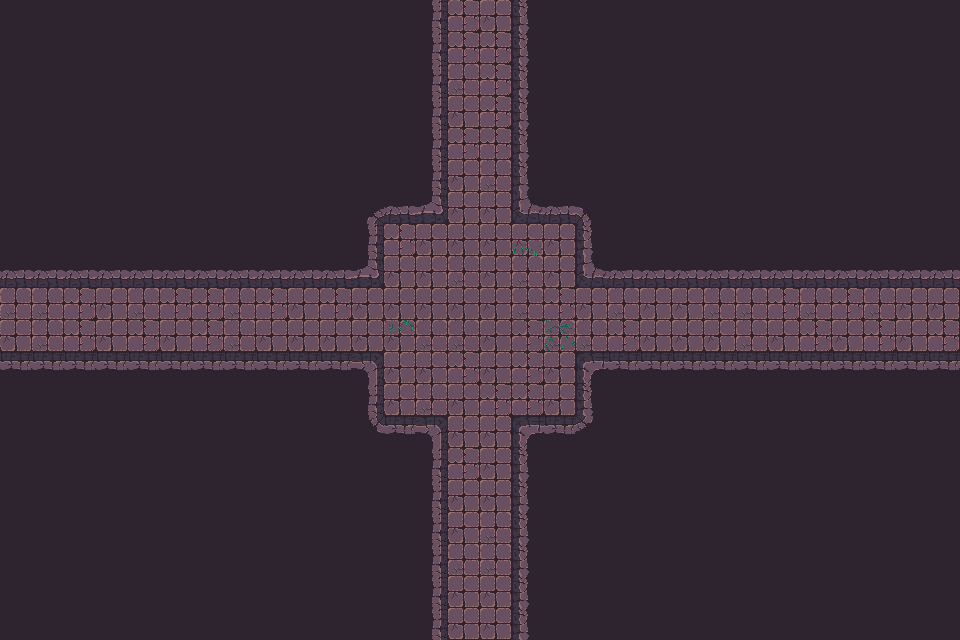

This game map was drawn from its Tiled (.tmx) file and the tilesets committed beside it. A one-line description and the full map source follow:
An orthogonal 30x20 tile map with 32x32 px tiles, 3 tile layers (Walls, Decor, Items), 2 tilesets and 58 objects.

<map version="1.10" tiledversion="1.11.2" orientation="orthogonal" renderorder="right-down" width="30" height="20" tilewidth="32" tileheight="32" infinite="0" nextlayerid="3" nextobjectid="1">
    <tileset firstgid="1" name="Town Tileset" tilewidth="32" tileheight="32" tilecount="64" columns="8">
        <image source="../../../tiles/World H Tileset.png" trans="ff00ff" width="256" height="256" />
        <tile id="4">
            <objectgroup draworder="index" id="2">
                <object id="1" x="0" y="0" width="32" height="32" />
            </objectgroup>
        </tile>
        <tile id="5">
            <objectgroup draworder="index" id="2">
                <object id="1" x="0" y="0" width="32" height="32" />
            </objectgroup>
        </tile>
        <tile id="6">
            <objectgroup draworder="index" id="2">
                <object id="1" x="0" y="0" width="32" height="32" />
            </objectgroup>
        </tile>
        <tile id="7">
            <objectgroup draworder="index" id="2">
                <object id="1" x="0" y="0" width="32" height="32" />
            </objectgroup>
        </tile>
        <tile id="8">
            <objectgroup draworder="index" id="2">
                <object id="1" x="0" y="0" width="32" height="32" />
            </objectgroup>
        </tile>
        <tile id="10">
            <objectgroup draworder="index" id="2">
                <object id="1" x="0" y="32" width="32" height="0" />
            </objectgroup>
        </tile>
        <tile id="11">
            <objectgroup draworder="index" id="2">
                <object id="1" x="0" y="32" width="32" height="0" />
                <object id="2" x="32" y="0" width="0" height="32" />
            </objectgroup>
        </tile>
        <tile id="12">
            <objectgroup draworder="index" id="2">
                <object id="1" x="32" y="0" width="0" height="32" />
            </objectgroup>
        </tile>
        <tile id="13">
            <objectgroup draworder="index" id="2">
                <object id="1" x="0" y="32" width="32" height="0" />
                <object id="2" x="0" y="32" width="32" height="0" />
                <object id="3" x="0" y="0" width="0" height="32" />
            </objectgroup>
        </tile>
        <tile id="14">
            <objectgroup draworder="index" id="2">
                <object id="1" x="0" y="0" width="0" height="32" />
            </objectgroup>
        </tile>
        <tile id="16">
            <objectgroup draworder="index" id="2">
                <object id="1" x="0" y="0" width="32" height="32" />
            </objectgroup>
        </tile>
        <tile id="24">
            <objectgroup draworder="index" id="2">
                <object id="1" x="0" y="0" width="32" height="32" />
            </objectgroup>
        </tile>
    </tileset>
    <tileset firstgid="65" name="Dungeon Crawler Tileset" tilewidth="32" tileheight="32" tilecount="100" columns="10">
        <image source="../../../tiles/Dungeon_Tile.png" trans="" width="320" height="320" />
        <tile id="2">
            <objectgroup draworder="index" id="2">
                <object id="1" x="0" y="0" width="32" height="32" />
            </objectgroup>
        </tile>
        <tile id="3">
            <objectgroup draworder="index" id="2">
                <object id="1" x="0" y="0" width="32" height="32" />
            </objectgroup>
        </tile>
        <tile id="4">
            <objectgroup draworder="index" id="2">
                <object id="1" x="0" y="0" width="32" height="32" />
            </objectgroup>
        </tile>
        <tile id="5">
            <objectgroup draworder="index" id="2">
                <object id="1" x="0" y="0" width="32" height="32" />
            </objectgroup>
        </tile>
        <tile id="6">
            <objectgroup draworder="index" id="2">
                <object id="1" x="0" y="0" width="32" height="32" />
            </objectgroup>
        </tile>
        <tile id="8">
            <objectgroup draworder="index" id="2">
                <object id="1" x="0" y="0" width="32" height="32" />
            </objectgroup>
        </tile>
        <tile id="12">
            <objectgroup draworder="index" id="2">
                <object id="1" x="0" y="0" width="32" height="32" />
            </objectgroup>
        </tile>
        <tile id="13">
            <objectgroup draworder="index" id="2">
                <object id="1" x="0" y="0" width="32" height="32" />
            </objectgroup>
        </tile>
        <tile id="14">
            <objectgroup draworder="index" id="2">
                <object id="1" x="0" y="0" width="32" height="32" />
            </objectgroup>
        </tile>
        <tile id="15">
            <objectgroup draworder="index" id="2">
                <object id="1" x="0" y="0" width="32" height="32" />
            </objectgroup>
        </tile>
        <tile id="16">
            <objectgroup draworder="index" id="2">
                <object id="1" x="0" y="0" width="32" height="32" />
            </objectgroup>
        </tile>
        <tile id="18">
            <objectgroup draworder="index" id="2">
                <object id="1" x="0" y="0" width="32" height="32" />
            </objectgroup>
        </tile>
        <tile id="22">
            <objectgroup draworder="index" id="2">
                <object id="1" x="0" y="0" width="32" height="32" />
            </objectgroup>
        </tile>
        <tile id="23">
            <objectgroup draworder="index" id="2">
                <object id="1" x="0" y="0" width="32" height="32" />
            </objectgroup>
        </tile>
        <tile id="24">
            <objectgroup draworder="index" id="2">
                <object id="1" x="0" y="0" width="32" height="32" />
            </objectgroup>
        </tile>
        <tile id="25">
            <objectgroup draworder="index" id="2">
                <object id="1" x="0" y="0" width="32" height="32" />
            </objectgroup>
        </tile>
        <tile id="26">
            <objectgroup draworder="index" id="2">
                <object id="1" x="0" y="0" width="32" height="32" />
            </objectgroup>
        </tile>
        <tile id="28">
            <objectgroup draworder="index" id="2">
                <object id="1" x="0" y="0" width="32" height="32" />
            </objectgroup>
        </tile>
        <tile id="32">
            <objectgroup draworder="index" id="2">
                <object id="1" x="0" y="0" width="32" height="32" />
            </objectgroup>
        </tile>
        <tile id="33">
            <objectgroup draworder="index" id="2">
                <object id="1" x="0" y="0" width="32" height="32" />
            </objectgroup>
        </tile>
        <tile id="34">
            <objectgroup draworder="index" id="2">
                <object id="1" x="0" y="0" width="32" height="32" />
            </objectgroup>
        </tile>
        <tile id="35">
            <objectgroup draworder="index" id="2">
                <object id="1" x="0" y="0" width="32" height="32" />
            </objectgroup>
        </tile>
        <tile id="36">
            <objectgroup draworder="index" id="2">
                <object id="1" x="0" y="0" width="32" height="32" />
            </objectgroup>
        </tile>
        <tile id="38">
            <objectgroup draworder="index" id="2">
                <object id="1" x="0" y="0" width="32" height="32" />
            </objectgroup>
        </tile>
        <tile id="42">
            <objectgroup draworder="index" id="2">
                <object id="1" x="0" y="0" width="32" height="32" />
            </objectgroup>
        </tile>
        <tile id="43">
            <objectgroup draworder="index" id="2">
                <object id="1" x="0" y="0" width="32" height="32" />
            </objectgroup>
        </tile>
        <tile id="44">
            <objectgroup draworder="index" id="2">
                <object id="1" x="0" y="0" width="32" height="32" />
            </objectgroup>
        </tile>
        <tile id="45">
            <objectgroup draworder="index" id="2">
                <object id="1" x="0" y="0" width="32" height="32" />
            </objectgroup>
        </tile>
        <tile id="46">
            <objectgroup draworder="index" id="2">
                <object id="1" x="0" y="0" width="32" height="32" />
            </objectgroup>
        </tile>
        <tile id="48">
            <objectgroup draworder="index" id="2">
                <object id="1" x="0" y="0" width="32" height="32" />
            </objectgroup>
        </tile>
        <tile id="52">
            <objectgroup draworder="index" id="2">
                <object id="1" x="0" y="0" width="32" height="32" />
            </objectgroup>
        </tile>
        <tile id="53">
            <objectgroup draworder="index" id="2">
                <object id="1" x="0" y="0" width="32" height="32" />
            </objectgroup>
        </tile>
        <tile id="54">
            <objectgroup draworder="index" id="2">
                <object id="1" x="0" y="0" width="32" height="32" />
            </objectgroup>
        </tile>
        <tile id="55">
            <objectgroup draworder="index" id="2">
                <object id="1" x="0" y="0" width="32" height="32" />
            </objectgroup>
        </tile>
        <tile id="56">
            <objectgroup draworder="index" id="2">
                <object id="1" x="0" y="0" width="32" height="32" />
            </objectgroup>
        </tile>
        <tile id="58">
            <objectgroup draworder="index" id="2">
                <object id="1" x="0" y="0" width="32" height="32" />
            </objectgroup>
        </tile>
        <tile id="62">
            <objectgroup draworder="index" id="2">
                <object id="1" x="0" y="0" width="32" height="32" />
            </objectgroup>
        </tile>
        <tile id="63">
            <objectgroup draworder="index" id="2">
                <object id="1" x="0" y="0" width="32" height="32" />
            </objectgroup>
        </tile>
        <tile id="64">
            <objectgroup draworder="index" id="2">
                <object id="1" x="0" y="0" width="32" height="32" />
            </objectgroup>
        </tile>
        <tile id="65">
            <objectgroup draworder="index" id="2">
                <object id="1" x="0" y="0" width="32" height="32" />
            </objectgroup>
        </tile>
        <tile id="66">
            <objectgroup draworder="index" id="2">
                <object id="1" x="0" y="0" width="32" height="32" />
            </objectgroup>
        </tile>
        <tile id="68">
            <objectgroup draworder="index" id="2">
                <object id="1" x="0" y="0" width="32" height="32" />
            </objectgroup>
        </tile>
        <tile id="80">
            <objectgroup draworder="index" id="2">
                <object id="1" x="0" y="0" width="32" height="32" />
            </objectgroup>
        </tile>
    </tileset>
    <layer id="1" name="Walls" width="30" height="20">
        <data encoding="csv">
122,122,122,122,122,122,122,122,122,122,122,122,122,77,65,75,79,122,122,122,122,122,122,122,122,122,122,122,122,122,
122,122,122,122,122,122,122,122,122,122,122,122,122,77,65,65,79,122,122,122,122,122,122,122,122,122,122,122,122,122,
122,122,122,122,122,122,122,122,122,122,122,122,122,77,66,65,79,122,122,122,122,122,122,122,122,122,122,122,122,122,
122,122,122,122,122,122,122,122,122,122,122,122,122,77,75,65,79,122,122,122,122,122,122,122,122,122,122,122,122,122,
122,122,122,122,122,122,122,122,122,122,122,122,122,77,65,65,79,122,122,122,122,122,122,122,122,122,122,122,122,122,
122,122,122,122,122,122,122,122,122,122,122,122,122,77,75,66,79,122,122,122,122,122,122,122,122,122,122,122,122,122,
122,122,122,122,122,122,122,122,122,122,122,67,68,103,75,75,100,68,69,122,122,122,122,122,122,122,122,122,122,122,
122,122,122,122,122,122,122,122,122,122,122,77,65,75,75,75,75,75,79,122,122,122,122,122,122,122,122,122,122,122,
68,68,68,68,68,68,68,68,68,68,68,103,75,75,66,75,66,75,100,68,68,68,68,68,68,68,68,68,68,68,
66,66,65,75,66,65,65,66,65,75,65,75,75,75,75,75,66,65,75,66,75,75,66,66,65,66,65,66,75,75,
75,66,65,75,65,75,65,66,75,75,75,75,75,66,66,75,65,66,66,65,75,75,75,66,75,65,75,65,75,65,
88,88,88,88,88,88,88,88,88,88,88,73,75,75,65,75,65,75,70,88,88,88,88,88,88,88,88,88,88,88,
122,122,122,122,122,122,122,122,122,122,122,77,75,66,75,65,65,75,79,122,122,122,122,122,122,122,122,122,122,122,
122,122,122,122,122,122,122,122,122,122,122,87,88,73,75,75,70,88,89,122,122,122,122,122,122,122,122,122,122,122,
122,122,122,122,122,122,122,122,122,122,122,122,122,77,65,75,79,122,122,122,122,122,122,122,122,122,122,122,122,122,
122,122,122,122,122,122,122,122,122,122,122,122,122,77,75,75,79,122,122,122,122,122,122,122,122,122,122,122,122,122,
122,122,122,122,122,122,122,122,122,122,122,122,122,77,75,66,79,122,122,122,122,122,122,122,122,122,122,122,122,122,
122,122,122,122,122,122,122,122,122,122,122,122,122,77,66,66,79,122,122,122,122,122,122,122,122,122,122,122,122,122,
122,122,122,122,122,122,122,122,122,122,122,122,122,77,75,75,79,122,122,122,122,122,122,122,122,122,122,122,122,122,
122,122,122,122,122,122,122,122,122,122,122,122,122,77,75,75,79,122,122,122,122,122,122,122,122,122,122,122,122,122
        </data>
    </layer>
    <layer id="1" name="Decor" width="30" height="20">
        <data encoding="csv">
133,133,133,133,133,133,133,133,133,133,133,133,133,133,133,133,133,133,133,133,133,133,133,133,133,133,133,133,133,133,
133,133,133,133,133,133,133,133,133,133,133,133,133,133,133,133,133,133,133,133,133,133,133,133,133,133,133,133,133,133,
133,133,133,133,133,133,133,133,133,133,133,133,133,133,133,133,133,133,133,133,133,133,133,133,133,133,133,133,133,133,
133,133,133,133,133,133,133,133,133,133,133,133,133,133,133,133,133,133,133,133,133,133,133,133,133,133,133,133,133,133,
133,133,133,133,133,133,133,133,133,133,133,133,133,133,133,133,133,133,133,133,133,133,133,133,133,133,133,133,133,133,
133,133,133,133,133,133,133,133,133,133,133,133,133,133,133,133,133,133,133,133,133,133,133,133,133,133,133,133,133,133,
133,133,133,133,133,133,133,133,133,133,133,133,133,133,133,133,133,133,133,133,133,133,133,133,133,133,133,133,133,133,
133,133,133,133,133,133,133,133,133,133,133,133,133,133,133,133,137,133,133,133,133,133,133,133,133,133,133,133,133,133,
133,133,133,133,133,133,133,133,133,133,133,133,133,133,133,133,133,133,133,133,133,133,133,133,133,133,133,133,133,133,
133,133,133,133,133,133,133,133,133,133,133,133,133,133,133,133,133,133,133,133,133,133,133,133,133,133,133,133,133,133,
133,133,133,133,133,133,133,133,133,133,133,133,138,133,133,133,133,126,133,133,133,133,133,133,133,133,133,133,133,133,
133,133,133,133,133,133,133,133,133,133,133,133,133,133,136,133,133,133,133,133,133,133,133,133,133,133,133,133,133,133,
133,133,133,133,133,133,133,133,133,133,133,133,133,133,133,133,133,133,133,133,133,133,133,133,133,133,133,133,133,133,
133,133,133,133,133,133,133,133,133,133,133,133,133,133,133,133,133,133,133,133,133,133,133,133,133,133,133,133,133,133,
133,133,133,133,133,133,133,133,133,133,133,133,133,133,133,133,133,133,133,133,133,133,133,133,133,133,133,133,133,133,
133,133,133,133,133,133,133,133,133,133,133,133,133,133,133,133,133,133,133,133,133,133,133,133,133,133,133,133,133,133,
133,133,133,133,133,133,133,133,133,133,133,133,133,133,133,133,133,133,133,133,133,133,133,133,133,133,133,133,133,133,
133,133,133,133,133,133,133,133,133,133,133,133,133,133,133,133,133,133,133,133,133,133,133,133,133,133,133,133,133,133,
133,133,133,133,133,133,133,133,133,133,133,133,133,133,133,133,133,133,133,133,133,133,133,133,133,133,133,133,133,133,
133,133,133,133,133,133,133,133,133,133,133,133,133,133,133,133,133,133,133,133,133,133,133,133,133,133,133,133,133,133
        </data>
    </layer>
    <layer id="1" name="Items" width="30" height="20">
        <data encoding="csv">
133,133,133,133,133,133,133,133,133,133,133,133,133,133,133,133,133,133,133,133,133,133,133,133,133,133,133,133,133,133,
133,133,133,133,133,133,133,133,133,133,133,133,133,133,133,133,133,133,133,133,133,133,133,133,133,133,133,133,133,133,
133,133,133,133,133,133,133,133,133,133,133,133,133,133,133,133,133,133,133,133,133,133,133,133,133,133,133,133,133,133,
133,133,133,133,133,133,133,133,133,133,133,133,133,133,133,133,133,133,133,133,133,133,133,133,133,133,133,133,133,133,
133,133,133,133,133,133,133,133,133,133,133,133,133,133,133,133,133,133,133,133,133,133,133,133,133,133,133,133,133,133,
133,133,133,133,133,133,133,133,133,133,133,133,133,133,133,133,133,133,133,133,133,133,133,133,133,133,133,133,133,133,
133,133,133,133,133,133,133,133,133,133,133,133,133,133,133,133,133,133,133,133,133,133,133,133,133,133,133,133,133,133,
133,133,133,133,133,133,133,133,133,133,133,133,133,133,133,133,133,133,133,133,133,133,133,133,133,133,133,133,133,133,
133,133,133,133,133,133,133,133,133,133,133,133,133,133,133,133,133,133,133,133,133,133,133,133,133,133,133,133,133,133,
133,133,133,133,133,133,133,133,133,133,133,133,133,133,133,133,133,133,133,133,133,133,133,133,133,133,133,133,133,133,
133,133,133,133,133,133,133,133,133,133,133,133,133,133,133,133,133,133,133,133,133,133,133,133,133,133,133,133,133,133,
133,133,133,133,133,133,133,133,133,133,133,133,133,133,133,133,133,133,133,133,133,133,133,133,133,133,133,133,133,133,
133,133,133,133,133,133,133,133,133,133,133,133,133,133,133,133,133,133,133,133,133,133,133,133,133,133,133,133,133,133,
133,133,133,133,133,133,133,133,133,133,133,133,133,133,133,133,133,133,133,133,133,133,133,133,133,133,133,133,133,133,
133,133,133,133,133,133,133,133,133,133,133,133,133,133,133,133,133,133,133,133,133,133,133,133,133,133,133,133,133,133,
133,133,133,133,133,133,133,133,133,133,133,133,133,133,133,133,133,133,133,133,133,133,133,133,133,133,133,133,133,133,
133,133,133,133,133,133,133,133,133,133,133,133,133,133,133,133,133,133,133,133,133,133,133,133,133,133,133,133,133,133,
133,133,133,133,133,133,133,133,133,133,133,133,133,133,133,133,133,133,133,133,133,133,133,133,133,133,133,133,133,133,
133,133,133,133,133,133,133,133,133,133,133,133,133,133,133,133,133,133,133,133,133,133,133,133,133,133,133,133,133,133,
133,133,133,133,133,133,133,133,133,133,133,133,133,133,133,133,133,133,133,133,133,133,133,133,133,133,133,133,133,133
        </data>
    </layer>
</map>
